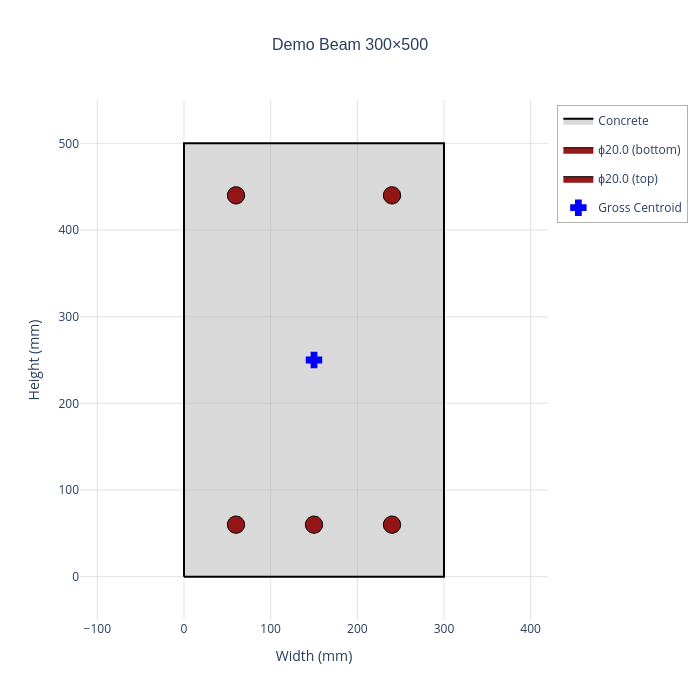

Write notebook code for a chart like this one.
### Code cell
# Create 300×500 mm beam section
section_width = 300  # mm
section_height = 500  # mm
cover = 50  # mm

section = create_rectangular_section(
    width=section_width,
    height=section_height,
    section_name="Demo Beam 300×500",
)

# Calculate rebar positions
r = rebar.diameter / 2
x_left = cover + r
x_right = section_width - cover - r
y_bottom = cover + r
y_top = section_height - cover - r

# Add bottom reinforcement (tension for sagging)
bottom_layer = create_linear_rebar_layer(
    rebar=rebar,
    n_bars=3,
    start_point=(x_left, y_bottom),
    end_point=(x_right, y_bottom),
    layer_name="bottom",
)
section.add_rebar_group(bottom_layer)

# Add top reinforcement (tension for hogging)
top_layer = create_linear_rebar_layer(
    rebar=rebar,
    n_bars=2,
    start_point=(x_left, y_top),
    end_point=(x_right, y_top),
    layer_name="top",
)
section.add_rebar_group(top_layer)
section.plot()

print("RC Section Created:")
print(f"  Dimensions: {section_width}×{section_height} mm")
print(f"  Cover: {cover} mm")
print(f"  Bottom reinforcement: 3×ϕ{rebar.diameter:.0f} at y = {y_bottom:.0f} mm")
print(f"  Top reinforcement: 2×ϕ{rebar.diameter:.0f} at y = {y_top:.0f} mm")
print(f"  Effective depth d ≈ {section_height - y_bottom:.0f} mm")

### Figure 1 — Plotly figure (JSON) as saved in the notebook; plotly's stock layout.template omitted (floating-point values rounded to 4 significant figures)
{"data": [{"fill": "toself", "fillcolor": "rgba(180, 180, 180, 0.5)", "hoverinfo": "text", "hoveron": "fills+points", "hovertext": "<b>Concrete Section</b><br>Section Name: Demo Beam 300×500<br>Gross I_xx: 3,125 x10⁶ mm⁴<br>Gross I_yy: 1,125 x10⁶ mm⁴<br>Reinforcement Ratio: 0.0105", "line": {"color": "black", "width": 2}, "mode": "lines", "name": "Concrete", "type": "scatter", "x": [0, 300, 300, 0, 0], "y": [0, 0, 500, 500, 0]}, {"fill": "toself", "fillcolor": "rgba(139, 0, 0, 0.9)", "hoverinfo": "text", "hoveron": "fills+points", "hovertext": "<b>Rebar</b><br>Diameter: ϕ20.0 mm<br>Grade: B500B<br>Area: 314.2 mm²<br>Position: (60.0, 60.0) mm<br>Layer: bottom<br>Total Steel Area: 1570.8 mm²", "legendgroup": "group_0", "line": {"color": "black", "width": 1}, "mode": "lines", "name": "ϕ20.0 (bottom)", "showlegend": true, "type": "scatter", "x": [70, 69.8, 69.19, 68.21, 66.89, 65.29, 63.47, 61.51, 59.49, 57.49, 55.6, 53.88, 52.41, 51.26, 50.46, 50.05, 50.05, 50.46, 51.26, 52.41, 53.88, 55.6, 57.49, 59.49, 61.51, 63.47, 65.29, 66.89, 68.21, 69.19, 69.8, 70], "y": [60, 62.01, 63.94, 65.71, 67.25, 68.49, 69.38, 69.88, 69.99, 69.68, 68.98, 67.91, 66.51, 64.85, 62.99, 61.01, 58.99, 57.01, 55.15, 53.49, 52.09, 51.02, 50.32, 50.01, 50.12, 50.62, 51.51, 52.75, 54.29, 56.06, 57.99, 60]}, {"fill": "toself", "fillcolor": "rgba(139, 0, 0, 0.9)", "hoverinfo": "text", "hoveron": "fills+points", "hovertext": "<b>Rebar</b><br>Diameter: ϕ20.0 mm<br>Grade: B500B<br>Area: 314.2 mm²<br>Position: (150.0, 60.0) mm<br>Layer: bottom<br>Total Steel Area: 1570.8 mm²", "legendgroup": "group_0", "line": {"color": "black", "width": 1}, "mode": "lines", "name": "ϕ20.0 (bottom)", "showlegend": false, "type": "scatter", "x": [160, 159.8, 159.2, 158.2, 156.9, 155.3, 153.5, 151.5, 149.5, 147.5, 145.6, 143.9, 142.4, 141.3, 140.5, 140.1, 140.1, 140.5, 141.3, 142.4, 143.9, 145.6, 147.5, 149.5, 151.5, 153.5, 155.3, 156.9, 158.2, 159.2, 159.8, 160], "y": [60, 62.01, 63.94, 65.71, 67.25, 68.49, 69.38, 69.88, 69.99, 69.68, 68.98, 67.91, 66.51, 64.85, 62.99, 61.01, 58.99, 57.01, 55.15, 53.49, 52.09, 51.02, 50.32, 50.01, 50.12, 50.62, 51.51, 52.75, 54.29, 56.06, 57.99, 60]}, {"fill": "toself", "fillcolor": "rgba(139, 0, 0, 0.9)", "hoverinfo": "text", "hoveron": "fills+points", "hovertext": "<b>Rebar</b><br>Diameter: ϕ20.0 mm<br>Grade: B500B<br>Area: 314.2 mm²<br>Position: (240.0, 60.0) mm<br>Layer: bottom<br>Total Steel Area: 1570.8 mm²", "legendgroup": "group_0", "line": {"color": "black", "width": 1}, "mode": "lines", "name": "ϕ20.0 (bottom)", "showlegend": false, "type": "scatter", "x": [250, 249.8, 249.2, 248.2, 246.9, 245.3, 243.5, 241.5, 239.5, 237.5, 235.6, 233.9, 232.4, 231.3, 230.5, 230.1, 230.1, 230.5, 231.3, 232.4, 233.9, 235.6, 237.5, 239.5, 241.5, 243.5, 245.3, 246.9, 248.2, 249.2, 249.8, 250], "y": [60, 62.01, 63.94, 65.71, 67.25, 68.49, 69.38, 69.88, 69.99, 69.68, 68.98, 67.91, 66.51, 64.85, 62.99, 61.01, 58.99, 57.01, 55.15, 53.49, 52.09, 51.02, 50.32, 50.01, 50.12, 50.62, 51.51, 52.75, 54.29, 56.06, 57.99, 60]}, {"fill": "toself", "fillcolor": "rgba(139, 0, 0, 0.9)", "hoverinfo": "text", "hoveron": "fills+points", "hovertext": "<b>Rebar</b><br>Diameter: ϕ20.0 mm<br>Grade: B500B<br>Area: 314.2 mm²<br>Position: (60.0, 440.0) mm<br>Layer: top<br>Total Steel Area: 1570.8 mm²", "legendgroup": "group_1", "line": {"color": "black", "width": 1}, "mode": "lines", "name": "ϕ20.0 (top)", "showlegend": true, "type": "scatter", "x": [70, 69.8, 69.19, 68.21, 66.89, 65.29, 63.47, 61.51, 59.49, 57.49, 55.6, 53.88, 52.41, 51.26, 50.46, 50.05, 50.05, 50.46, 51.26, 52.41, 53.88, 55.6, 57.49, 59.49, 61.51, 63.47, 65.29, 66.89, 68.21, 69.19, 69.8, 70], "y": [440, 442.0, 443.9, 445.7, 447.2, 448.5, 449.4, 449.9, 450.0, 449.7, 449.0, 447.9, 446.5, 444.9, 443.0, 441.0, 439.0, 437.0, 435.1, 433.5, 432.1, 431.0, 430.3, 430.0, 430.1, 430.6, 431.5, 432.8, 434.3, 436.1, 438.0, 440]}, {"fill": "toself", "fillcolor": "rgba(139, 0, 0, 0.9)", "hoverinfo": "text", "hoveron": "fills+points", "hovertext": "<b>Rebar</b><br>Diameter: ϕ20.0 mm<br>Grade: B500B<br>Area: 314.2 mm²<br>Position: (240.0, 440.0) mm<br>Layer: top<br>Total Steel Area: 1570.8 mm²", "legendgroup": "group_1", "line": {"color": "black", "width": 1}, "mode": "lines", "name": "ϕ20.0 (top)", "showlegend": false, "type": "scatter", "x": [250, 249.8, 249.2, 248.2, 246.9, 245.3, 243.5, 241.5, 239.5, 237.5, 235.6, 233.9, 232.4, 231.3, 230.5, 230.1, 230.1, 230.5, 231.3, 232.4, 233.9, 235.6, 237.5, 239.5, 241.5, 243.5, 245.3, 246.9, 248.2, 249.2, 249.8, 250], "y": [440, 442.0, 443.9, 445.7, 447.2, 448.5, 449.4, 449.9, 450.0, 449.7, 449.0, 447.9, 446.5, 444.9, 443.0, 441.0, 439.0, 437.0, 435.1, 433.5, 432.1, 431.0, 430.3, 430.0, 430.1, 430.6, 431.5, 432.8, 434.3, 436.1, 438.0, 440]}, {"hoverinfo": "text", "hovertext": "<b>Gross Centroid</b><br>Position: (150.0, 250.0) mm<br>Gross Area: 150,000 mm²", "marker": {"color": "blue", "line": {"color": "blue", "width": 2}, "size": 12, "symbol": "cross"}, "mode": "markers", "name": "Gross Centroid", "type": "scatter", "x": [150], "y": [250]}], "layout": {"height": 700, "hovermode": "closest", "legend": {"bgcolor": "rgba(255, 255, 255, 0.8)", "bordercolor": "rgba(0, 0, 0, 0.3)", "borderwidth": 1, "x": 1.02, "xanchor": "left", "y": 0.99, "yanchor": "top"}, "plot_bgcolor": "white", "showlegend": true, "title": {"font": {"family": "Arial, sans-serif", "size": 16}, "text": "Demo Beam 300×500", "x": 0.5, "xanchor": "center"}, "width": 700, "xaxis": {"gridcolor": "rgba(200, 200, 200, 0.5)", "range": [-30, 330], "scaleanchor": "y", "scaleratio": 1, "showgrid": true, "title": {"text": "Width (mm)"}, "zeroline": false}, "yaxis": {"gridcolor": "rgba(200, 200, 200, 0.5)", "range": [-50, 550], "showgrid": true, "title": {"text": "Height (mm)"}, "zeroline": false}}}
